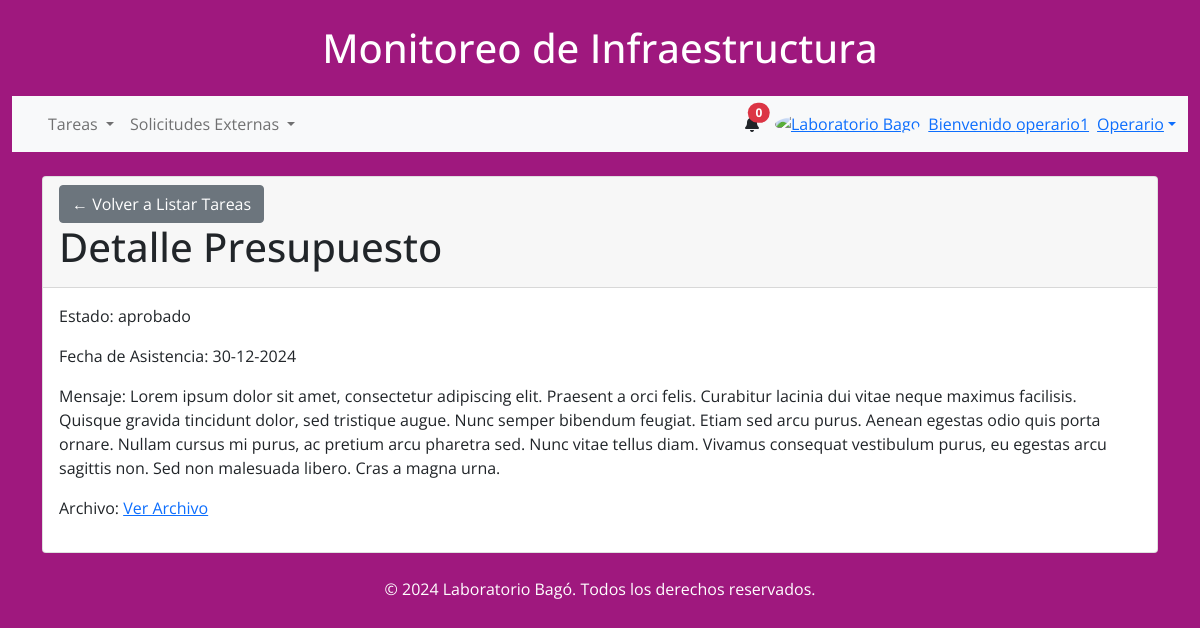
Page /externos/detalle_externo/presupuesto_ext/1/ (signed in) on the committed database.
### external_workers/models.py (models this page shows, shortened)
class PresupuestoExterno(models.Model):
    tarea_externo = models.OneToOneField(TareaExterno, on_delete=models.CASCADE, related_name='presupuesto_externo')
    archivo = models.FileField(upload_to='ex_presupuestos/', blank=False)
    fecha_asistencia = models.DateField(null=True, blank=True)
    estado = models.CharField(
        max_length=20,
        choices=[('pendiente', 'Pendiente'), ('aprobado', 'Aprobado'), ('rechazado', 'Rechazado')],
        default='pendiente'
    )
    mensaje = models.TextField(blank=False, null=True)
    creado_por = models.ForeignKey(User, on_delete=models.SET_NULL, null=True, blank=True)
    fecha_creacion = models.DateTimeField(auto_now_add=True)

### external_workers/views.py (the view)
# urls.py: path('detalle_externo/presupuesto_ext/<int:presupuesto_id>/', detalle_presupuesto, name='detalle_presupuesto'),
@login_required
def detalle_presupuesto(request, presupuesto_id):
    presupuesto = get_object_or_404(PresupuestoExterno, id=presupuesto_id)
    return render(request, 'app/detalle_externo/presupuesto_ext.html', {'presupuesto': presupuesto})

### app/context_processors.py (called while the page is built)
def user_groups(request):
    if request.user.is_authenticated:
        username = request.user.username
        grupos = request.user.groups.values_list('name', flat=True)
    else:
        username = None
        grupos = []
    return {
        'username': username,
        'grupos': grupos,
    }

def notificaciones(request):
    if request.user.is_authenticated:
        notificaciones = Notificacion.objects.filter(usuario=request.user, leido=False).order_by('-creado_en')[:3]
    else:
        notificaciones = []
    return {'notificaciones': notificaciones}

### app/templates/app/detalle_externo/presupuesto_ext.html
{% extends '../base.html' %}
{% block content %}
<div class="card mt-4">
    <div class="card-header">
        <a href="{% url 'listar_solicitudes' %}" class="btn btn-secondary">
            &#8592; Volver a Listar Tareas
        </a>
        <h1>Detalle Presupuesto</h1>
    </div>
    <div class="card-body">
        <p>Estado: {{ presupuesto.estado }}</p>
        <p>Fecha de Asistencia: {{ presupuesto.fecha_asistencia|date:"d-m-Y" }}</p>
        <p>Mensaje: {{ presupuesto.mensaje }}</p>
        <p>Archivo: <a href="{{ presupuesto.archivo.url }}" target="_blank">Ver Archivo</a></p>
    </div>
</div>
{% endblock %}

### app/templates/app/base.html (shortened to what this page needs)
{% load static %}
<!DOCTYPE html>
<html lang="es">
    <head>
        <link
          href="https://cdnjs.cloudflare.com/ajax/libs/font-awesome/6.0.0/css/all.min.css"
          rel="stylesheet"
        />
        <link href="https://cdn.jsdelivr.net/npm/bootstrap@5.0.2/dist/css/bootstrap.min.css" rel="stylesheet">
        <link
          href="{% static 'css/style.css' %}"
          rel="stylesheet"
        />
    </head>
<body class="Body-base" style="font-family: 'Open Sans', sans-serif;">
    <div class="container-fluid">
    <header class="text-center my-4">
        <h1>Monitoreo de Infraestructura</h1>
    </header>
    <nav class="navbar navbar-expand-lg navbar-light bg-light">
        <div class="container-fluid">
            {% if user.is_authenticated %}
            <div class="collapse navbar-collapse" id="navbarSupportedContent">
                <ul class="navbar-nav me-auto mb-2 mb-lg-0">
                    <li class="nav-item dropdown">
                        <a class="nav-link dropdown-toggle" href="#" id="tareasDropdown" role="button"
                           data-bs-toggle="dropdown" aria-expanded="false">
                            Tareas
                        </a>
                    </li>
                    <li class="nav-item dropdown">
                        <a class="nav-link dropdown-toggle" href="#" id="solicitudesDropdown" role="button"
                           data-bs-toggle="dropdown" aria-expanded="false">
                            Solicitudes Externas
                        </a>
                    </li>
                </ul>
            </div>
            <div class="d-flex align-items-center">
                <div class="dropdown">
                    <a
                        class="text-reset me-3 position-relative"
                        id="navbarDropdownMenuLink"
                        role="button"
                        data-bs-toggle="dropdown"
                        aria-expanded="false"
                        aria-label="Notifications"
                    >
                        <i class="fas fa-bell" aria-hidden="true"></i>
                        <span class="position-absolute top-0 start-100 translate-middle badge rounded-pill bg-danger">
                            {{ notificaciones|length }}
                        </span>
                    </a>
                </div>
            </div>
                <div class="dropdown">
                    <a
                        class="dropdown-toggle d-flex align-items-center"
                        href="#"
                        id="navbarDropdownMenuAvatar"
                        role="button"
                        data-bs-toggle="dropdown"
                        aria-expanded="false"
                    >
                        <img
                            src="https://bagochile.cl/wp-content/uploads/2023/05/cropped-SIMBOLO-LOGO-BAGO-OFF.jpg"
                            class="rounded-circle"
                            height="25"
                            alt="Laboratorio Bago"
                            loading="lazy"
                        />
                        {% if username %}
                        <span class="ms-2">Bienvenido {{ username }}</span>
                        {% if user.is_superuser %}
                            <span class="ms-2">Admin</span>
                        {% else %}
                            {% if grupos %}
                                {% for grupo in grupos %}
                                    <span class="ms-2">{{ grupo }}</span>
                                {% endfor %}
                            {% else %}
                                <span class="ms-2">Sin grupo</span>
                            {% endif %}
                        {% endif %}
                    {% endif %}
                    </a>
                </div>
                {% else %}
                <div>
                    <a href="{% url 'login' %}" class="btn btn-outline btn-rounded">Login</a>
                    <a href="{% url 'registro' %}" class="btn btn-outline btn-rounded">Registrarse</a>
                </div>
                {% endif %}
            </div>
        </div>
    <div class="container my-4">
        {% block content %}{% endblock content %}
    </div>
    <footer class="text-center mt-4">
        <p>&copy; 2024 Laboratorio Bagó. Todos los derechos reservados.</p>
    </footer>
{% load sweetify %}
</body>
</html>

### app/static/css/style.css (style rules this page uses)
.Body-base { background-color: #9f187e; }
header { color: white !important; }
footer { color: white !important; }

### rows in the picture
PresupuestoExterno: estado "aprobado", fecha_asistencia "30-12-2024", mensaje "Lorem ipsum dolor sit amet, consectetur adipiscing elit. Praesent a orci felis. Curabitur lacinia dui vitae neque maximus facilisis. Quisque gravida tincidunt dolor, sed tristique augue. Nunc semper bibendum feugiat. Etiam sed arcu purus. Aenean egestas odio quis porta ornare. Nullam cursus mi purus, ac pretium arcu pharetra sed. Nunc vitae tellus diam. Vivamus consequat vestibulum purus, eu egestas arcu sagittis non. Sed non malesuada libero. Cras a magna urna."

### other values in the picture
{{ notificaciones|length }} "0"
{{ username }} "operario1"
{{ grupo }} "Operario"
